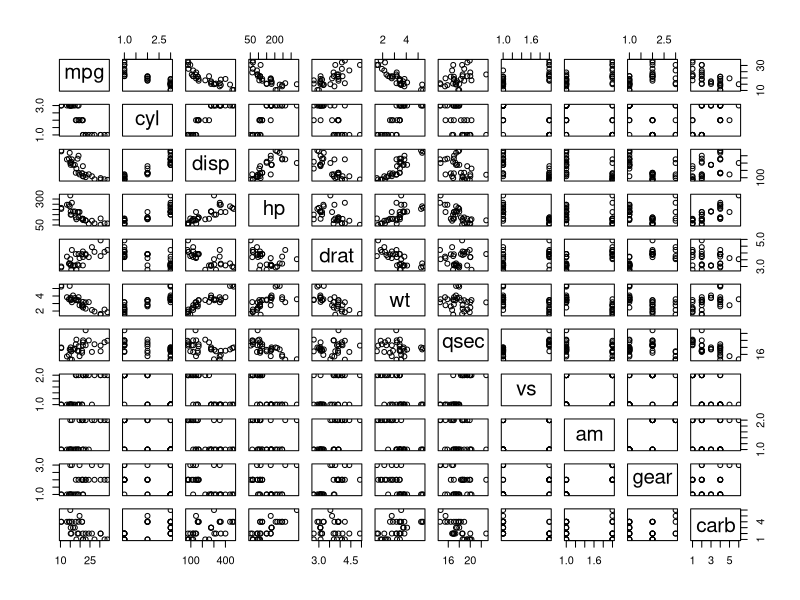

This figure's R source:
## ---- chunk 1
knitr::opts_chunk$set(echo = TRUE)
## ---- chunk 2
data(mtcars)
str(mtcars)
## ---- chunk 3
mtcars$cyl  <- factor(mtcars$cyl)
mtcars$vs   <- factor(mtcars$vs)
mtcars$am   <- factor(mtcars$am,labels=c("Auto","Man"))
mtcars$gear <- factor(mtcars$gear)
mtcars$carb <- factor(mtcars$carb)
## ---- chunk 4
mpgAuto <- subset(mtcars, mtcars$am == "Auto", select = c(mpg))
mpgMan <- subset(mtcars, mtcars$am == "Man", select = c(mpg))
t.test(mpgAuto$mpg, mpgMan$mpg)
## ---- chunk 5
fit <- lm(mpg ~ am, data = mtcars)
summary(fit)
## ---- chunk 6
pairs(mpg ~ ., data = mtcars)
